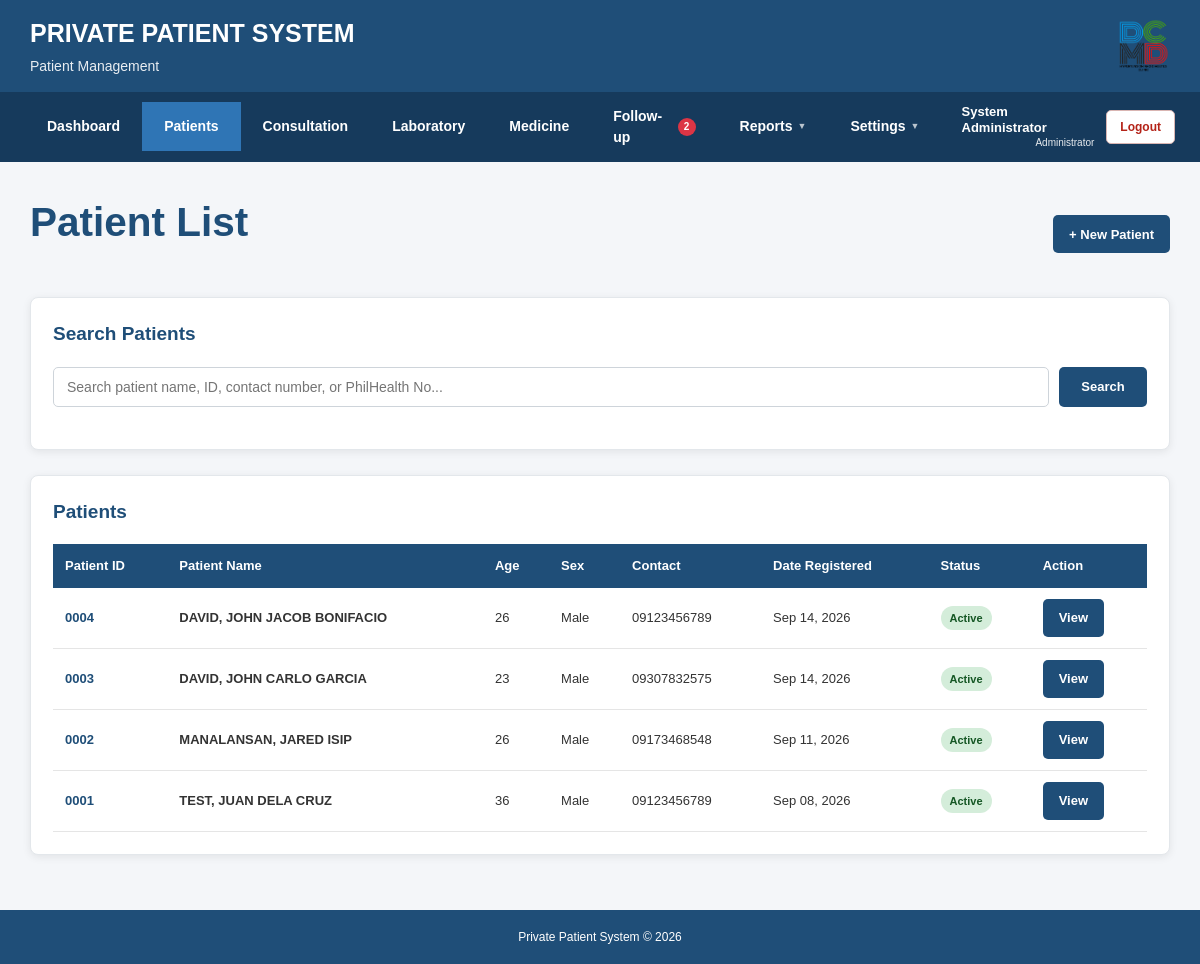
The app's page /private_patient_system/patients/index.php (signed in), older data.
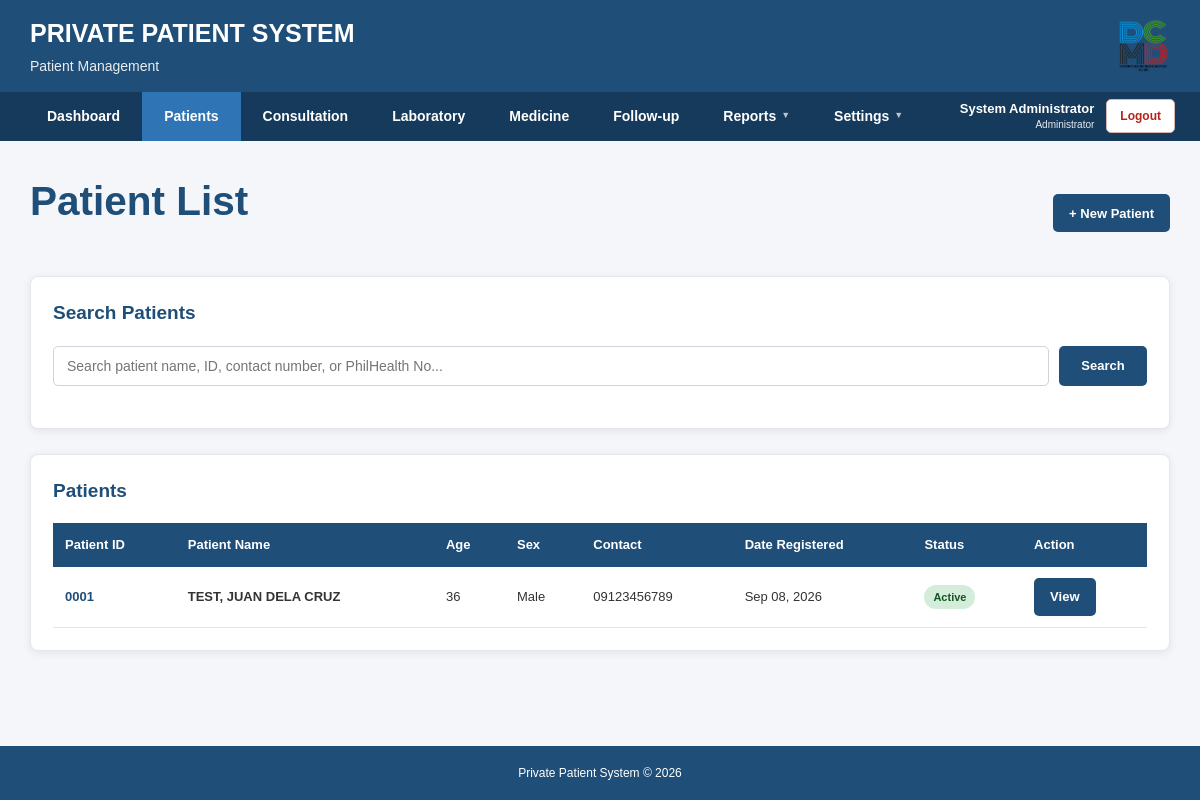
The same page, newer data.
### tables this page shows
CREATE TABLE IF NOT EXISTS `patients` (
  `id` int(11) NOT NULL AUTO_INCREMENT,
  `patient_id` varchar(10) NOT NULL,
  `last_name` varchar(100) NOT NULL,
  `first_name` varchar(100) NOT NULL,
  `middle_name` varchar(100) DEFAULT NULL,
  `birthdate` date NOT NULL,
  `sex` enum('Male','Female') NOT NULL,
  `address` text,
  `contact_no` varchar(20) DEFAULT NULL,
  `emergency_contact` varchar(150) DEFAULT NULL,
  `emergency_contact_no` varchar(20) DEFAULT NULL,
  `date_registered` date NOT NULL,
  `status` enum('Active','Inactive','Deceased') NOT NULL DEFAULT 'Active',
  `created_at` timestamp NOT NULL DEFAULT CURRENT_TIMESTAMP,
  PRIMARY KEY (`id`),
  UNIQUE KEY `patient_id` (`patient_id`)
);

### private_patient_system/patients/index.php (the view, shortened to what the rows shown need)
<?php
require_once "../config/database.php";
$search = isset($_GET['search'])
    ? trim($_GET['search'])
    : '';
if ($search != '') {
    $searchTerm = "%" . $search . "%";
    $sql = "
        SELECT *
        FROM patients
        WHERE patient_id LIKE ?
        OR last_name LIKE ?
        OR first_name LIKE ?
        OR middle_name LIKE ?
        OR contact_no LIKE ?
        OR philhealth_no LIKE ?
        ORDER BY id DESC
    ";
    $stmt = $conn->prepare($sql);
    if (!$stmt) {
        die("Database error: " . $conn->error);
    }
    $stmt->bind_param(
        "ssssss",
        $searchTerm,
        $searchTerm,
        $searchTerm,
        $searchTerm,
        $searchTerm,
        $searchTerm
    );
    $stmt->execute();
    $result = $stmt->get_result();
} else {
    $sql = "
        SELECT *
        FROM patients
        ORDER BY id DESC
    ";
    $result = $conn->query($sql);
}
function calculateAge($birthdate)
{
    $birthDate = new DateTime($birthdate);
    $today = new DateTime();
    return $today->diff($birthDate)->y;
}
include __DIR__ . "/../includes/header.php";
?>
<main class="main-container">
    <div class="patient-page-top">
        <div class="patient-page-title">
            <div class="page-title">
                <h2>
                    Patient List
                </h2>
            </div>
        </div>
    </div>
    <div class="card">
        <div class="table-container">
            <table>
                <thead>
                    <tr>
                        <th>
                            Patient ID
                        </th>
                        <th>
                            Patient Name
                        </th>
                        <th>
                            Age
                        </th>
                        <th>
                            Sex
                        </th>
                        <th>
                            Contact
                        </th>
                        <th>
                            Date Registered
                        </th>
                        <th>
                            Status
                        </th>
                        <th>
                            Action
                        </th>
                    </tr>
                </thead>
                <tbody>
                <?php
                if (
                    $result &&
                    $result->num_rows > 0
                ) {
                    while (
                        $patient =
                        $result->fetch_assoc()
                    ) {
                        $age = calculateAge(
                            $patient['birthdate']
                        );
                        $fullName =
                            $patient['last_name'] .
                            ", " .
                            $patient['first_name'];
                        if (
                            !empty(
                                $patient['middle_name']
                            )
                        ) {
                            $fullName .=
                                " " .
                                $patient['middle_name'];
                        }
                        $patientStatus =
                            !empty(
                                $patient['status']
                            )
                                ? $patient['status']
                                : 'Active';
                        if (
                            $patientStatus ==
                            'Active'
                        ) {
                            $statusClass =
                                'status-active';
                        }
                        elseif (
                            $patientStatus ==
                            'Inactive'
                        ) {
                            $statusClass =
                                'status-inactive';
                        }
                        elseif (
                            $patientStatus ==
                            'Deceased'
                        ) {
                            $statusClass =
                                'status-deceased';
                        }
                        else {
                            $statusClass =
                                'status-inactive';
                        }
                ?>
                    <tr>
                        <td>
                            <strong
                                style="
                                    color:#1f4e78;
                                "
                            >
                                <?php
                                echo htmlspecialchars(
                                    $patient['patient_id']
                                );
                                ?>
                            </strong>
                        </td>
                        <td>
                            <strong>
                                <?php
                                echo htmlspecialchars(
                                    $fullName
                                );
                                ?>
                            </strong>
                        </td>
                        <td>
                            <?php
                            echo $age;
                            ?>
                        </td>
                        <td>
                            <?php
                            echo htmlspecialchars(
                                $patient['sex']
                            );
                            ?>
                        </td>
                        <td>
                            <?php
                            echo !empty(
                                $patient['contact_no']
                            )
                                ? htmlspecialchars(
                                    $patient['contact_no']
                                )
                                : '-';
                            ?>
                        </td>
                        <td>
                            <?php
                            if (
                                !empty(
                                    $patient[
                                        'date_registered'
                                    ]
                                )
                            ) {
                                echo date(
                                    "M d, Y",
                                    strtotime(
                                        $patient[
                                            'date_registered'
                                        ]
                                    )
                                );
                            } else {
                                echo '-';
                            }
                            ?>
                        </td>
                        <td>
                            <span
                                class="status <?php
                                    echo $statusClass;
                                ?>"
                            >
                                <?php
                                echo htmlspecialchars(
                                    $patientStatus
                                );
                                ?>
                            </span>
                        </td>
                        <td>
                            <a
                                href="view.php?id=<?php
                                    echo $patient['id'];
                                ?>"
                                class="btn btn-primary"
                            >
                                View
                            </a>
                        </td>
                    </tr>
                <?php
                    }
                }
                ?>
                </tbody>
            </table>
        </div>
    </div>
</main>
<?php
include __DIR__ . "/../includes/footer.php";
?>

Row changes from the older to the newer data that the page shows:
removed patients: patient "0004", fullName "DAVID, JOHN JACOB BONIFACIO", birthdate "26", sex "Male", contact_no "09123456789", date_registered "Sep 14, 2026", status "Active"
removed patients: patient "0003", fullName "DAVID, JOHN CARLO GARCIA", birthdate "23", sex "Male", contact_no "09307832575", date_registered "Sep 14, 2026", status "Active"
removed patients: patient "0002", fullName "MANALANSAN, JARED ISIP", birthdate "26", sex "Male", contact_no "09173468548", date_registered "Sep 11, 2026", status "Active"
Text that changed along with them:
$followUpDueSoonCount: "2" → (not shown)
